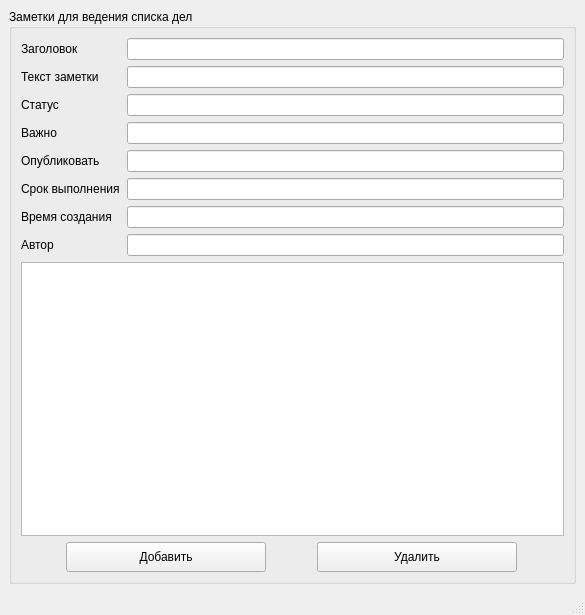
<?xml version="1.0" encoding="UTF-8"?>
<ui version="4.0">
 <class>MainWindow</class>
 <widget class="QMainWindow" name="MainWindow">
  <property name="geometry">
   <rect>
    <x>0</x>
    <y>0</y>
    <width>585</width>
    <height>615</height>
   </rect>
  </property>
  <property name="windowTitle">
   <string>MainWindow</string>
  </property>
  <widget class="QWidget" name="centralwidget">
   <layout class="QGridLayout" name="gridLayout">
    <item row="0" column="0">
     <widget class="QGroupBox" name="groupBox">
      <property name="title">
       <string>Заметки для ведения списка дел</string>
      </property>
      <layout class="QVBoxLayout" name="verticalLayout_2">
       <item>
        <layout class="QVBoxLayout" name="verticalLayout">
         <item>
          <layout class="QHBoxLayout" name="horizontalLayout">
           <item>
            <widget class="QLabel" name="label">
             <property name="minimumSize">
              <size>
               <width>100</width>
               <height>20</height>
              </size>
             </property>
             <property name="maximumSize">
              <size>
               <width>100</width>
               <height>20</height>
              </size>
             </property>
             <property name="layoutDirection">
              <enum>Qt::LeftToRight</enum>
             </property>
             <property name="text">
              <string>Заголовок</string>
             </property>
            </widget>
           </item>
           <item>
            <widget class="QLineEdit" name="lineEdit"/>
           </item>
          </layout>
         </item>
         <item>
          <layout class="QHBoxLayout" name="horizontalLayout_2">
           <item>
            <widget class="QLabel" name="label_2">
             <property name="minimumSize">
              <size>
               <width>100</width>
               <height>20</height>
              </size>
             </property>
             <property name="maximumSize">
              <size>
               <width>100</width>
               <height>20</height>
              </size>
             </property>
             <property name="text">
              <string>Текст заметки</string>
             </property>
            </widget>
           </item>
           <item>
            <widget class="QLineEdit" name="lineEdit_2"/>
           </item>
          </layout>
         </item>
         <item>
          <layout class="QHBoxLayout" name="horizontalLayout_3">
           <item>
            <widget class="QLabel" name="label_3">
             <property name="minimumSize">
              <size>
               <width>100</width>
               <height>20</height>
              </size>
             </property>
             <property name="maximumSize">
              <size>
               <width>100</width>
               <height>20</height>
              </size>
             </property>
             <property name="text">
              <string>Статус</string>
             </property>
            </widget>
           </item>
           <item>
            <widget class="QLineEdit" name="lineEdit_3"/>
           </item>
          </layout>
         </item>
         <item>
          <layout class="QHBoxLayout" name="horizontalLayout_4">
           <item>
            <widget class="QLabel" name="label_4">
             <property name="minimumSize">
              <size>
               <width>100</width>
               <height>20</height>
              </size>
             </property>
             <property name="maximumSize">
              <size>
               <width>100</width>
               <height>20</height>
              </size>
             </property>
             <property name="text">
              <string>Важно</string>
             </property>
            </widget>
           </item>
           <item>
            <widget class="QLineEdit" name="lineEdit_4"/>
           </item>
          </layout>
         </item>
         <item>
          <layout class="QHBoxLayout" name="horizontalLayout_5">
           <item>
            <widget class="QLabel" name="label_5">
             <property name="minimumSize">
              <size>
               <width>100</width>
               <height>20</height>
              </size>
             </property>
             <property name="maximumSize">
              <size>
               <width>100</width>
               <height>20</height>
              </size>
             </property>
             <property name="text">
              <string>Опубликовать</string>
             </property>
            </widget>
           </item>
           <item>
            <widget class="QLineEdit" name="lineEdit_5"/>
           </item>
          </layout>
         </item>
         <item>
          <layout class="QHBoxLayout" name="horizontalLayout_6">
           <item>
            <widget class="QLabel" name="label_6">
             <property name="minimumSize">
              <size>
               <width>100</width>
               <height>20</height>
              </size>
             </property>
             <property name="maximumSize">
              <size>
               <width>100</width>
               <height>20</height>
              </size>
             </property>
             <property name="text">
              <string>Срок выполнения</string>
             </property>
            </widget>
           </item>
           <item>
            <widget class="QLineEdit" name="lineEdit_6"/>
           </item>
          </layout>
         </item>
         <item>
          <layout class="QHBoxLayout" name="horizontalLayout_7">
           <item>
            <widget class="QLabel" name="label_7">
             <property name="minimumSize">
              <size>
               <width>100</width>
               <height>20</height>
              </size>
             </property>
             <property name="maximumSize">
              <size>
               <width>100</width>
               <height>20</height>
              </size>
             </property>
             <property name="text">
              <string>Время создания</string>
             </property>
            </widget>
           </item>
           <item>
            <widget class="QLineEdit" name="lineEdit_7"/>
           </item>
          </layout>
         </item>
         <item>
          <layout class="QHBoxLayout" name="horizontalLayout_8">
           <item>
            <widget class="QLabel" name="label_8">
             <property name="minimumSize">
              <size>
               <width>100</width>
               <height>20</height>
              </size>
             </property>
             <property name="maximumSize">
              <size>
               <width>100</width>
               <height>20</height>
              </size>
             </property>
             <property name="text">
              <string>Автор</string>
             </property>
            </widget>
           </item>
           <item>
            <widget class="QLineEdit" name="lineEdit_8"/>
           </item>
          </layout>
         </item>
        </layout>
       </item>
       <item>
        <widget class="QTableView" name="tableView"/>
       </item>
       <item>
        <layout class="QHBoxLayout" name="horizontalLayout_9">
         <item>
          <widget class="QPushButton" name="pushButtonADD">
           <property name="minimumSize">
            <size>
             <width>200</width>
             <height>30</height>
            </size>
           </property>
           <property name="maximumSize">
            <size>
             <width>200</width>
             <height>30</height>
            </size>
           </property>
           <property name="mouseTracking">
            <bool>true</bool>
           </property>
           <property name="text">
            <string>Добавить</string>
           </property>
           <property name="flat">
            <bool>false</bool>
           </property>
          </widget>
         </item>
         <item>
          <widget class="QPushButton" name="pushButtonDEL">
           <property name="minimumSize">
            <size>
             <width>200</width>
             <height>30</height>
            </size>
           </property>
           <property name="maximumSize">
            <size>
             <width>200</width>
             <height>30</height>
            </size>
           </property>
           <property name="mouseTracking">
            <bool>true</bool>
           </property>
           <property name="text">
            <string>Удалить</string>
           </property>
          </widget>
         </item>
        </layout>
       </item>
      </layout>
     </widget>
    </item>
   </layout>
  </widget>
  <widget class="QMenuBar" name="menubar">
   <property name="geometry">
    <rect>
     <x>0</x>
     <y>0</y>
     <width>585</width>
     <height>21</height>
    </rect>
   </property>
  </widget>
  <widget class="QStatusBar" name="statusbar"/>
 </widget>
 <resources/>
 <connections/>
</ui>
